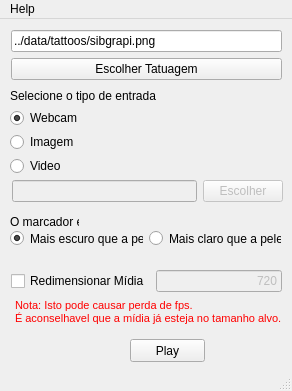
<?xml version="1.0" encoding="UTF-8"?>
<ui version="4.0">
 <class>MainWindow</class>
 <widget class="QMainWindow" name="MainWindow">
  <property name="geometry">
   <rect>
    <x>0</x>
    <y>0</y>
    <width>292</width>
    <height>391</height>
   </rect>
  </property>
  <property name="minimumSize">
   <size>
    <width>292</width>
    <height>391</height>
   </size>
  </property>
  <property name="maximumSize">
   <size>
    <width>292</width>
    <height>391</height>
   </size>
  </property>
  <property name="windowTitle">
   <string>Augmented Tattoo</string>
  </property>
  <widget class="QWidget" name="centralwidget">
   <widget class="QPushButton" name="playButton">
    <property name="geometry">
     <rect>
      <x>130</x>
      <y>320</y>
      <width>75</width>
      <height>23</height>
     </rect>
    </property>
    <property name="text">
     <string>Play</string>
    </property>
   </widget>
   <widget class="QLabel" name="label_2">
    <property name="geometry">
     <rect>
      <x>10</x>
      <y>193</y>
      <width>69</width>
      <height>20</height>
     </rect>
    </property>
    <property name="text">
     <string>O marcador é:</string>
    </property>
   </widget>
   <widget class="QWidget" name="layoutWidget">
    <property name="geometry">
     <rect>
      <x>10</x>
      <y>70</y>
      <width>271</width>
      <height>86</height>
     </rect>
    </property>
    <layout class="QVBoxLayout" name="verticalLayout_3">
     <item>
      <widget class="QLabel" name="label">
       <property name="text">
        <string>Selecione o tipo de entrada</string>
       </property>
      </widget>
     </item>
     <item>
      <layout class="QVBoxLayout" name="verticalLayout_2">
       <item>
        <widget class="QRadioButton" name="webcamRadio">
         <property name="sizeIncrement">
          <size>
           <width>0</width>
           <height>0</height>
          </size>
         </property>
         <property name="text">
          <string>Webcam</string>
         </property>
         <property name="checked">
          <bool>true</bool>
         </property>
         <attribute name="buttonGroup">
          <string notr="true">inputGroup</string>
         </attribute>
        </widget>
       </item>
       <item>
        <widget class="QRadioButton" name="imageRadio">
         <property name="enabled">
          <bool>true</bool>
         </property>
         <property name="sizeIncrement">
          <size>
           <width>0</width>
           <height>0</height>
          </size>
         </property>
         <property name="text">
          <string>Imagem</string>
         </property>
         <property name="checkable">
          <bool>true</bool>
         </property>
         <attribute name="buttonGroup">
          <string notr="true">inputGroup</string>
         </attribute>
        </widget>
       </item>
       <item>
        <widget class="QRadioButton" name="videoRadio">
         <property name="sizeIncrement">
          <size>
           <width>0</width>
           <height>0</height>
          </size>
         </property>
         <property name="text">
          <string>Video</string>
         </property>
         <property name="checked">
          <bool>false</bool>
         </property>
         <attribute name="buttonGroup">
          <string notr="true">inputGroup</string>
         </attribute>
        </widget>
       </item>
      </layout>
     </item>
    </layout>
   </widget>
   <widget class="QWidget" name="layoutWidget">
    <property name="geometry">
     <rect>
      <x>11</x>
      <y>11</y>
      <width>271</width>
      <height>51</height>
     </rect>
    </property>
    <layout class="QVBoxLayout" name="verticalLayout">
     <item>
      <widget class="QLineEdit" name="tattooPath">
       <property name="enabled">
        <bool>true</bool>
       </property>
       <property name="text">
        <string>../data/tattoos/sibgrapi.png</string>
       </property>
      </widget>
     </item>
     <item>
      <widget class="QPushButton" name="chooseTattoo">
       <property name="text">
        <string>Escolher Tatuagem</string>
       </property>
      </widget>
     </item>
    </layout>
   </widget>
   <widget class="QWidget" name="layoutWidget">
    <property name="geometry">
     <rect>
      <x>12</x>
      <y>160</y>
      <width>271</width>
      <height>25</height>
     </rect>
    </property>
    <layout class="QHBoxLayout" name="horizontalLayout">
     <item>
      <widget class="QLineEdit" name="inputPath">
       <property name="enabled">
        <bool>false</bool>
       </property>
      </widget>
     </item>
     <item>
      <widget class="QPushButton" name="chooseInput">
       <property name="enabled">
        <bool>false</bool>
       </property>
       <property name="text">
        <string>Escolher</string>
       </property>
      </widget>
     </item>
    </layout>
   </widget>
   <widget class="QWidget" name="layoutWidget">
    <property name="geometry">
     <rect>
      <x>10</x>
      <y>210</y>
      <width>271</width>
      <height>19</height>
     </rect>
    </property>
    <layout class="QHBoxLayout" name="horizontalLayout_2" stretch="0,0">
     <item>
      <widget class="QRadioButton" name="blackRadio">
       <property name="text">
        <string>Mais escuro que a pele</string>
       </property>
       <property name="checked">
        <bool>true</bool>
       </property>
       <attribute name="buttonGroup">
        <string notr="true">colorGroup</string>
       </attribute>
      </widget>
     </item>
     <item>
      <widget class="QRadioButton" name="whiteRadio">
       <property name="text">
        <string>Mais claro que a pele</string>
       </property>
       <property name="checked">
        <bool>false</bool>
       </property>
       <attribute name="buttonGroup">
        <string notr="true">colorGroup</string>
       </attribute>
      </widget>
     </item>
    </layout>
   </widget>
   <widget class="QLabel" name="label_3">
    <property name="geometry">
     <rect>
      <x>15</x>
      <y>280</y>
      <width>271</width>
      <height>31</height>
     </rect>
    </property>
    <property name="styleSheet">
     <string notr="true">color: rgb(255, 0, 0);</string>
    </property>
    <property name="text">
     <string>&lt;!DOCTYPE HTML PUBLIC &quot;-//W3C//DTD HTML 4.0//EN&quot; &quot;http://www.w3.org/TR/REC-html40/strict.dtd&quot;&gt;
&lt;html&gt;&lt;head&gt;&lt;meta name=&quot;qrichtext&quot; content=&quot;1&quot; /&gt;&lt;style type=&quot;text/css&quot;&gt;
p, li { white-space: pre-wrap; }
&lt;/style&gt;&lt;/head&gt;&lt;body style=&quot; font-family:'MS Shell Dlg 2'; font-size:8pt; font-weight:400; font-style:normal;&quot;&gt;
&lt;p style=&quot; margin-top:0px; margin-bottom:0px; margin-left:0px; margin-right:0px; -qt-block-indent:0; text-indent:0px;&quot;&gt;Nota: Isto pode causar perda de fps. &lt;/p&gt;
&lt;p style=&quot; margin-top:0px; margin-bottom:0px; margin-left:0px; margin-right:0px; -qt-block-indent:0; text-indent:0px;&quot;&gt;É aconselhavel que a mídia já esteja no tamanho alvo.&lt;/p&gt;&lt;/body&gt;&lt;/html&gt;</string>
    </property>
    <property name="textFormat">
     <enum>Qt::RichText</enum>
    </property>
    <property name="alignment">
     <set>Qt::AlignLeading|Qt::AlignLeft|Qt::AlignTop</set>
    </property>
   </widget>
   <widget class="QWidget" name="layoutWidget">
    <property name="geometry">
     <rect>
      <x>11</x>
      <y>251</y>
      <width>271</width>
      <height>22</height>
     </rect>
    </property>
    <layout class="QHBoxLayout" name="horizontalLayout_3">
     <item>
      <widget class="QCheckBox" name="sizeCheck">
       <property name="text">
        <string>Redimensionar Mídia</string>
       </property>
      </widget>
     </item>
     <item>
      <widget class="QLineEdit" name="targetSize">
       <property name="enabled">
        <bool>false</bool>
       </property>
       <property name="text">
        <string>720</string>
       </property>
       <property name="alignment">
        <set>Qt::AlignRight|Qt::AlignTrailing|Qt::AlignVCenter</set>
       </property>
      </widget>
     </item>
    </layout>
   </widget>
   <zorder>playButton</zorder>
   <zorder>label_2</zorder>
   <zorder>layoutWidget</zorder>
   <zorder>layoutWidget</zorder>
   <zorder>layoutWidget</zorder>
   <zorder>layoutWidget</zorder>
   <zorder>label_3</zorder>
   <zorder>layoutWidget</zorder>
   <zorder>webcamRadio</zorder>
   <zorder>sizeCheck</zorder>
   <zorder>targetSize</zorder>
  </widget>
  <widget class="QMenuBar" name="menubar">
   <property name="geometry">
    <rect>
     <x>0</x>
     <y>0</y>
     <width>292</width>
     <height>21</height>
    </rect>
   </property>
   <widget class="QMenu" name="menuSobre">
    <property name="title">
     <string>Help</string>
    </property>
    <addaction name="actionAbout"/>
   </widget>
   <addaction name="menuSobre"/>
  </widget>
  <widget class="QStatusBar" name="statusbar">
   <property name="enabled">
    <bool>true</bool>
   </property>
  </widget>
  <action name="actionAbout">
   <property name="text">
    <string>About</string>
   </property>
  </action>
 </widget>
 <resources/>
 <connections/>
 <buttongroups>
  <buttongroup name="colorGroup"/>
  <buttongroup name="inputGroup">
   <property name="exclusive">
    <bool>true</bool>
   </property>
  </buttongroup>
 </buttongroups>
</ui>
